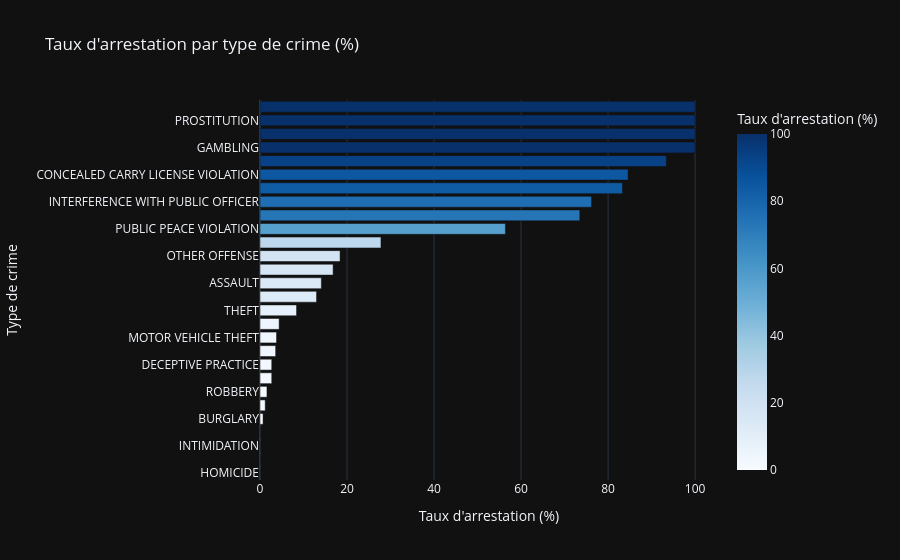

Notebook cell for this chart:
### Markdown cell above
##  Requête 1b — Arrestations par ward

On filtre les incidents ayant donné lieu à une arrestation (`Arrest == True`) et on les agrège par ward pour identifier les circonscriptions les plus actives.

### Code cell
arrest_rate = (
    df.groupby("Primary Type")
    .agg(total=("Arrest", "count"), arrested=("Arrest", "sum"))
    .reset_index()
)
arrest_rate["taux"] = (arrest_rate["arrested"] / arrest_rate["total"] * 100).round(1)
arrest_rate = arrest_rate.sort_values("taux", ascending=False)

fig2 = px.bar(
    arrest_rate,
    x="taux",
    y="Primary Type",
    orientation="h",
    title="Taux d'arrestation par type de crime (%)",
    color="taux",
    color_continuous_scale="blues",
    labels={"taux": "Taux d'arrestation (%)", "Primary Type": "Type de crime"}
)
fig2.update_layout(yaxis={"categoryorder": "total ascending"})
fig2.show()

### Figure 1 — Plotly figure (JSON) as saved in the notebook; plotly's stock layout.template omitted (floating-point values rounded to 4 significant figures)
{"data": [{"hovertemplate": "Taux d'arrestation (%)=%{marker.color}<br>Type de crime=%{y}<extra></extra>", "legendgroup": "", "marker": {"color": [100.0, 100.0, 100.0, 100.0, 93.4, 84.6, 83.3, 76.2, 73.5, 56.4, 27.8, 18.4, 16.8, 14.1, 13.0, 8.4, 4.4, 3.8, 3.6, 2.7, 2.7, 1.6, 1.2, 0.7, 0.0, 0.0, 0.0, 0.0], "coloraxis": "coloraxis", "pattern": {"shape": ""}}, "name": "", "orientation": "h", "showlegend": false, "textposition": "auto", "x": [100.0, 100.0, 100.0, 100.0, 93.4, 84.6, 83.3, 76.2, 73.5, 56.4, 27.8, 18.4, 16.8, 14.1, 13.0, 8.4, 4.4, 3.8, 3.6, 2.7, 2.7, 1.6, 1.2, 0.7, 0.0, 0.0, 0.0, 0.0], "xaxis": "x", "y": ["GAMBLING", "PUBLIC INDECENCY", "PROSTITUTION", "OBSCENITY", "NARCOTICS", "CONCEALED CARRY LICENSE VIOLATION", "LIQUOR LAW VIOLATION", "INTERFERENCE WITH PUBLIC OFFICER", "WEAPONS VIOLATION", "PUBLIC PEACE VIOLATION", "CRIMINAL TRESPASS", "OTHER OFFENSE", "BATTERY", "ASSAULT", "SEX OFFENSE", "THEFT", "CRIMINAL DAMAGE", "MOTOR VEHICLE THEFT", "OFFENSE INVOLVING CHILDREN", "STALKING", "DECEPTIVE PRACTICE", "ROBBERY", "CRIMINAL SEXUAL ASSAULT", "BURGLARY", "HOMICIDE", "KIDNAPPING", "INTIMIDATION", "ARSON"], "yaxis": "y", "type": "bar"}], "layout": {"xaxis": {"anchor": "y", "domain": [0.0, 1.0], "title": {"text": "Taux d'arrestation (%)"}}, "yaxis": {"anchor": "x", "domain": [0.0, 1.0], "title": {"text": "Type de crime"}, "categoryorder": "total ascending"}, "coloraxis": {"colorbar": {"title": {"text": "Taux d'arrestation (%)"}}, "colorscale": [[0.0, "rgb(247,251,255)"], [0.125, "rgb(222,235,247)"], [0.25, "rgb(198,219,239)"], [0.375, "rgb(158,202,225)"], [0.5, "rgb(107,174,214)"], [0.625, "rgb(66,146,198)"], [0.75, "rgb(33,113,181)"], [0.875, "rgb(8,81,156)"], [1.0, "rgb(8,48,107)"]]}, "legend": {"tracegroupgap": 0}, "title": {"text": "Taux d'arrestation par type de crime (%)"}, "barmode": "relative"}}
